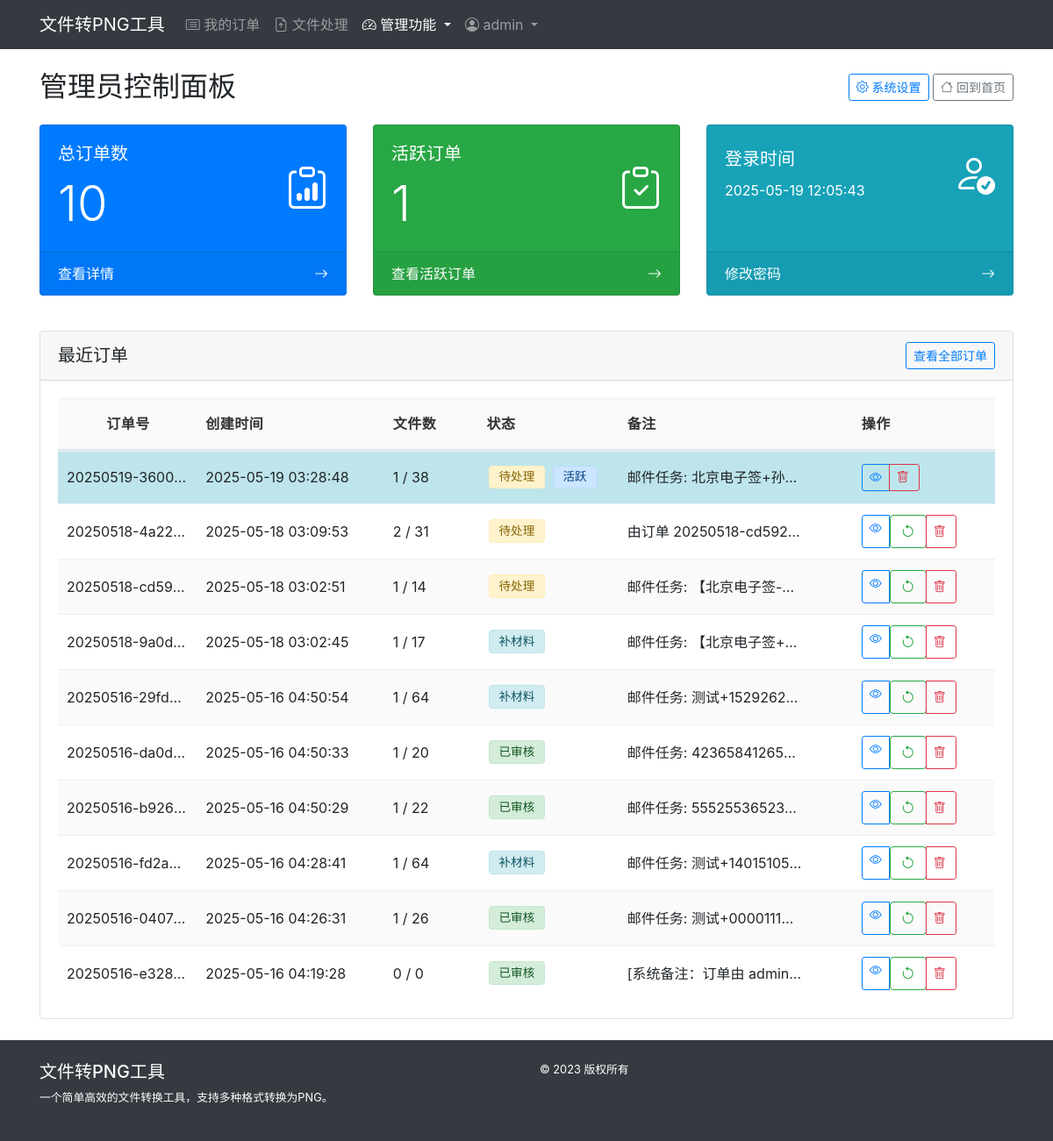
The page /admin/ (signed in) on the database its author committed.
### models.py (models this page shows, shortened)
class AdminUser(db.Model):
    __tablename__ = 'admin_user'  # 显式指定表名
    id = db.Column(db.Integer, primary_key=True)
    username = db.Column(db.String(50), unique=True, nullable=False)
    password_hash = db.Column(db.String(128), nullable=False)
    is_admin = db.Column(db.Boolean, default=False)  # 默认为普通用户
    email = db.Column(db.String(100), nullable=True)
    full_name = db.Column(db.String(100), nullable=True)
    created_at = db.Column(db.DateTime, default=datetime.datetime.utcnow)
    last_login = db.Column(db.DateTime, nullable=True)
    is_active = db.Column(db.Boolean, default=True)  # 账户是否激活

class Order(db.Model):
    __tablename__ = 'orders'  # 显式指定表名，避免使用SQL保留字'order'
    id = db.Column(db.Integer, primary_key=True)
    order_number = db.Column(db.String(32), unique=True, nullable=False)
    created_at = db.Column(db.DateTime, default=datetime.datetime.utcnow)
    updated_at = db.Column(db.DateTime, default=datetime.datetime.utcnow, onupdate=datetime.datetime.utcnow)
    is_active = db.Column(db.Boolean, default=True)  # 保留此字段以兼容现有代码
    STATUS_PENDING = 'pending'      # 待处理
    STATUS_MATERIAL = 'material'    # 补材料
    STATUS_REVIEWED = 'reviewed'    # 已审核
    STATUS_ACTIVE = 'active'        # 活跃
    STATUS_ARCHIVED = 'archived'    # 归档
    status = db.Column(db.String(20), default=STATUS_PENDING)  # 默认为待处理状态
    note = db.Column(db.Text, nullable=True)
    is_merged = db.Column(db.Boolean, default=False)  # 是否为合并订单
    merged_from = db.Column(db.Text, nullable=True)   # 存储源订单号，以逗号分隔
    user_id = db.Column(db.Integer, db.ForeignKey('admin_user.id'), nullable=True)
    user = db.relationship('AdminUser', backref='orders')
    email_id = db.Column(db.Integer, db.ForeignKey('emails.id'), nullable=True)
    files = db.relationship('UploadedFile', backref='order', lazy=True, cascade="all, delete-orphan")
    conversions = db.relationship('ConvertedFile', backref='order', lazy=True, cascade="all, delete-orphan")
    @property
    def status_display(self):
        status_map = {
            self.STATUS_PENDING: '待处理',
            self.STATUS_MATERIAL: '补材料',
            self.STATUS_REVIEWED: '已审核',
            self.STATUS_ACTIVE: '活跃',
            self.STATUS_ARCHIVED: '归档'
        }
        return status_map.get(self.status, '未知状态')

### app/admin/routes.py (the view)
@admin_bp.route('/')
@admin_required
def index():
    orders_count = Order.query.count()
    active_orders = Order.query.filter_by(is_active=True).count()
    recent_orders = Order.query.order_by(Order.created_at.desc()).limit(10).all()
    return render_template('admin/index.html',
                          orders_count=orders_count,
                          active_orders=active_orders,
                          recent_orders=recent_orders)

### app/templates/admin/index.html (shortened to what this page needs)
{% extends "base.html" %}
{% block content %}
<div class="row">
    <div class="col-12 mb-4">
        <div class="d-flex justify-content-between align-items-center">
            <h2 class="mb-0">管理员控制面板</h2>
            <div>
                <a href="{{ url_for('admin.settings') }}" class="btn btn-sm btn-outline-primary">
                    <i class="bi bi-gear"></i> 系统设置
                </a>
                <a href="{{ url_for('main.index') }}" class="btn btn-sm btn-outline-secondary ms-2">
                    <i class="bi bi-house"></i> 回到首页
                </a>
            </div>
        </div>
    </div>
    <div class="col-12 mb-4">
        <div class="row">
            <div class="col-md-4 mb-3">
                <div class="card bg-primary text-white h-100">
                    <div class="card-body">
                        <div class="d-flex justify-content-between align-items-center">
                            <div>
                                <h5 class="card-title">总订单数</h5>
                                <h2 class="display-4 fw-bold mb-0">{{ orders_count }}</h2>
                            </div>
                            <i class="bi bi-clipboard-data" style="font-size: 3rem;"></i>
                        </div>
                    </div>
                    <div class="card-footer d-flex align-items-center justify-content-between">
                        <a href="{{ url_for('admin.orders') }}" class="text-white text-decoration-none">查看详情</a>
                        <i class="bi bi-arrow-right text-white"></i>
                    </div>
                </div>
            </div>
            <div class="col-md-4 mb-3">
                <div class="card bg-success text-white h-100">
                    <div class="card-body">
                        <div class="d-flex justify-content-between align-items-center">
                            <div>
                                <h5 class="card-title">活跃订单</h5>
                                <h2 class="display-4 fw-bold mb-0">{{ active_orders }}</h2>
                            </div>
                            <i class="bi bi-clipboard-check" style="font-size: 3rem;"></i>
                        </div>
                    </div>
                    <div class="card-footer d-flex align-items-center justify-content-between">
                        <a href="{{ url_for('orders.index') }}" class="text-white text-decoration-none">查看活跃订单</a>
                        <i class="bi bi-arrow-right text-white"></i>
                    </div>
                </div>
            </div>
            <div class="col-md-4 mb-3">
                <div class="card bg-info text-white h-100">
                    <div class="card-body">
                        <div class="d-flex justify-content-between align-items-center">
                            <div>
                                <h5 class="card-title">登录时间</h5>
                                <p class="mb-0">{{ session.get('last_login', now).strftime('%Y-%m-%d %H:%M:%S') }}</p>
                            </div>
                            <i class="bi bi-person-check" style="font-size: 3rem;"></i>
                        </div>
                    </div>
                    <div class="card-footer d-flex align-items-center justify-content-between">
                        <a href="{{ url_for('admin.change_password') }}" class="text-white text-decoration-none">修改密码</a>
                        <i class="bi bi-arrow-right text-white"></i>
                    </div>
                </div>
            </div>
        </div>
    </div>
    <div class="col-12">
        <div class="card">
            <div class="card-header d-flex justify-content-between align-items-center">
                <h5 class="mb-0">最近订单</h5>
                <a href="{{ url_for('admin.orders') }}" class="btn btn-sm btn-outline-primary">
                    查看全部订单
                </a>
            </div>
            <div class="card-body">
                {% if recent_orders %}
                <div class="table-responsive">
                    <table class="table table-hover table-striped">
                        <thead>
                            <tr>
                                <th style="width: 15%;">订单号</th>
                                <th style="width: 20%;">创建时间</th>
                                <th style="width: 10%;">文件数</th>
                                <th style="width: 15%;">状态</th>
                                <th style="width: 25%;">备注</th>
                                <th style="width: 15%;">操作</th>
                            </tr>
                        </thead>
                        <tbody>
                            {% for order in recent_orders %}
                            <tr class="{{ 'table-info' if order.is_active else '' }}">
                                <td>
                                    <div class="text-truncate" title="{{ order.order_number }}">{{ order.order_number }}</div>
                                </td>
                                <td>{{ order.created_at.strftime('%Y-%m-%d %H:%M:%S') }}</td>
                                <td>{{ order.files|length }} / {{ order.conversions|length }}</td>
                                <td>
                                    {% if order.status == order.STATUS_PENDING %}
                                    <span class="badge bg-warning">{{ order.status_display }}</span>
                                    {% elif order.status == order.STATUS_MATERIAL %}
                                    <span class="badge bg-info">{{ order.status_display }}</span>
                                    {% elif order.status == order.STATUS_REVIEWED %}
                                    <span class="badge bg-success">{{ order.status_display }}</span>
                                    {% else %}
                                    <span class="badge bg-secondary">{{ order.status_display }}</span>
                                    {% endif %}
                                    {% if order.is_active %}
                                    <span class="badge bg-primary">活跃</span>
                                    {% endif %}
                                </td>
                                <td>
                                    <div class="text-truncate" style="max-width: 200px;" title="{{ order.note }}">{{ order.note or '-' }}</div>
                                </td>
                                <td>
                                    <div class="btn-group btn-group-sm">
                                        <a href="{{ url_for('orders.view_order', order_number=order.order_number) }}" class="btn btn-outline-primary">
                                            <i class="bi bi-eye"></i>
                                        </a>
                                        {% if not order.is_active %}
                                        <form action="{{ url_for('orders.activate_order', order_number=order.order_number) }}" method="post" class="d-inline">
                                            <button type="submit" class="btn btn-outline-success" title="回滚到此订单" onclick="return confirm('确定要回滚到此订单吗？这将恢复该订单的所有文件并替换当前工作环境！');">
                                                <i class="bi bi-arrow-counterclockwise"></i>
                                            </button>
                                        </form>
                                        {% endif %}
                                        <button type="button" class="btn btn-outline-danger btn-delete-order" title="删除订单" data-order-number="{{ order.order_number }}">
                                            <i class="bi bi-trash"></i>
                                        </button>
                                    </div>
                                </td>
                            </tr>
                            {% endfor %}
                        </tbody>
                    </table>
                </div>
                {% else %}
                <div class="alert alert-info">
                    <p class="mb-0">暂无订单记录</p>
                </div>
                {% endif %}
            </div>
        </div>
    </div>
</div>
{% endblock %}

### app/templates/base.html (shortened to what this page needs)
<!DOCTYPE html>
<html lang="zh-CN">
<head>
    <link rel="stylesheet" href="https://cdn.jsdelivr.net/npm/bootstrap@4.6.0/dist/css/bootstrap.min.css">
    <link rel="stylesheet" href="https://cdn.jsdelivr.net/npm/bootstrap-icons@1.10.0/font/bootstrap-icons.css">
    <link rel="stylesheet" href="{{ url_for('static', filename='style.css') }}">
</head>
<body>
    <nav class="navbar navbar-expand-lg navbar-dark bg-dark">
        <div class="container">
            <a class="navbar-brand" href="{{ url_for('main.index') }}">文件转PNG工具</a>
            <div class="collapse navbar-collapse" id="navbarSupportedContent">
                <ul class="navbar-nav me-auto mb-2 mb-lg-0">
                    {% if session.get('admin_id') %}
                    <li class="nav-item">
                        <a class="nav-link {% if request.path == '/orders/' %}active{% endif %}" href="{{ url_for('orders.index') }}">
                            <i class="bi bi-card-list"></i> 我的订单
                        </a>
                    </li>
                    {% set current_user_id = session.get('admin_id') %}
                    {% set active_order = get_active_order(current_user_id) %}
                    <li class="nav-item">
                        {% if active_order %}
                        <a class="nav-link {% if request.path == '/' %}active{% endif %}" href="{{ url_for('main.index') }}">
                            <i class="bi bi-file-earmark-arrow-up"></i> 文件处理
                        </a>
                        {% else %}
                        <a class="nav-link disabled" href="#" tabindex="-1" aria-disabled="true">
                            <i class="bi bi-file-earmark-arrow-up"></i> 文件处理 <small>(请先激活订单)</small>
                        </a>
                        {% endif %}
                    </li>
                    {% if session.get('admin_id') and get_current_user() and get_current_user().is_admin %}
                    <li class="nav-item dropdown">
                        <a class="nav-link dropdown-toggle {% if request.path.startswith('/admin') %}active{% endif %}" href="#" id="adminDropdown" role="button" data-toggle="dropdown" aria-expanded="false">
                            <i class="bi bi-speedometer2"></i> 管理功能
                        </a>
                    </li>
                    {% endif %}
                    {% endif %}
                </ul>
                <ul class="navbar-nav">
                    {% if session.get('admin_id') %}
                    <li class="nav-item dropdown">
                        <a class="nav-link dropdown-toggle" href="#" id="userDropdown" role="button" data-toggle="dropdown" aria-expanded="false">
                            <i class="bi bi-person-circle"></i>
                            {{ session.get('admin_username', '用户') }}
                        </a>
                    </li>
                    {% else %}
                    <li class="nav-item">
                        <a class="nav-link" href="{{ url_for('admin.login') }}">
                            <i class="bi bi-box-arrow-in-right"></i> 登录
                        </a>
                    </li>
                    {% endif %}
                </ul>
            </div>
        </div>
    </nav>
    <div class="container my-4">
        {% block content %}{% endblock %}
    </div>
    <footer class="bg-dark text-white py-4 mt-4">
        <div class="container">
            <div class="row">
                <div class="col-md-6">
                    <h5>文件转PNG工具</h5>
                    <p class="small">一个简单高效的文件转换工具，支持多种格式转换为PNG。</p>
                </div>
                <div class="col-md-6 text-md-end">
                    <p class="small mb-0">&copy; 2023 版权所有</p>
                </div>
            </div>
        </div>
    </footer>
</body>
</html>

### rows shown on the page
AdminUser: get "admin"
Order: order_number "20250519-3600…", created_at "2025-05-19 03:28:48", files|length "1", conversions|length "38", status_display "待处理", is_active "活跃", note "邮件任务: 北京电子签+孙…"
Order: order_number "20250518-4a22…", created_at "2025-05-18 03:09:53", files|length "2", conversions|length "31", status_display "待处理", note "由订单 20250518-cd592…"
Order: order_number "20250518-cd59…", created_at "2025-05-18 03:02:51", files|length "1", conversions|length "14", status_display "待处理", note "邮件任务: 【北京电子签-…"
Order: order_number "20250518-9a0d…", created_at "2025-05-18 03:02:45", files|length "1", conversions|length "17", status_display "补材料", note "邮件任务: 【北京电子签+…"
Order: order_number "20250516-29fd…", created_at "2025-05-16 04:50:54", files|length "1", conversions|length "64", status_display "补材料", note "邮件任务: 测试+1529262…"
Order: order_number "20250516-da0d…", created_at "2025-05-16 04:50:33", files|length "1", conversions|length "20", status_display "已审核", note "邮件任务: 42365841265…"
Order: order_number "20250516-b926…", created_at "2025-05-16 04:50:29", files|length "1", conversions|length "22", status_display "已审核", note "邮件任务: 55525536523…"
Order: order_number "20250516-fd2a…", created_at "2025-05-16 04:28:41", files|length "1", conversions|length "64", status_display "补材料", note "邮件任务: 测试+14015105…"
Order: order_number "20250516-0407…", created_at "2025-05-16 04:26:31", files|length "1", conversions|length "26", status_display "已审核", note "邮件任务: 测试+0000111…"
Order: order_number "20250516-e328…", created_at "2025-05-16 04:19:28", files|length "0", conversions|length "0", status_display "已审核", note "[系统备注：订单由 admin…"

### other values the page prints
{{ orders_count }} "10"
{{ active_orders }} "1"
